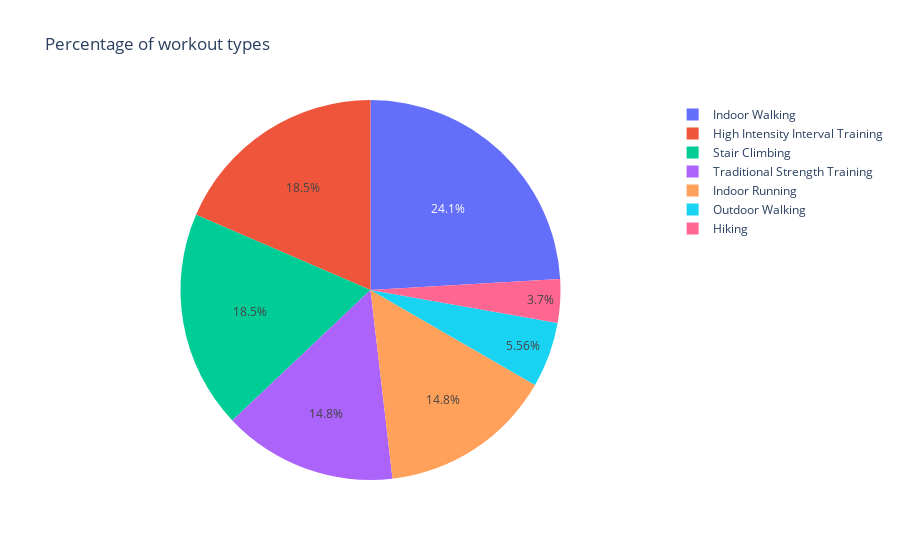

The code cell stored with this chart in its notebook:
### Markdown cell above
Visualizing perecentage of the different workout types

### Code cell
fig = px.pie(new_workouts, names='Type', title='Percentage of workout types')
fig.show()

### Figure 1 — Plotly figure (JSON) as saved in the notebook; plotly's stock layout.template omitted (floating-point values rounded to 4 significant figures)
{"data": [{"domain": {"x": [0, 1], "y": [0, 1]}, "hovertemplate": "Type=%{label}<extra></extra>", "labels": ["High Intensity Interval Training", "Stair Climbing", "Traditional Strength Training", "Indoor Walking", "Indoor Walking", "Outdoor Walking", "Stair Climbing", "Traditional Strength Training", "High Intensity Interval Training", "Indoor Walking", "Indoor Walking", "Indoor Walking", "High Intensity Interval Training", "Indoor Walking", "Outdoor Walking", "Indoor Walking", "Indoor Walking", "High Intensity Interval Training", "Indoor Walking", "Indoor Running", "Indoor Running", "Indoor Running", "Indoor Running", "Indoor Running", "Indoor Running", "Indoor Running", "High Intensity Interval Training", "Indoor Running", "Indoor Walking", "Indoor Walking", "Indoor Walking", "Stair Climbing", "Traditional Strength Training", "High Intensity Interval Training", "Hiking", "Hiking", "Stair Climbing", "Traditional Strength Training", "Outdoor Walking", "Stair Climbing", "Stair Climbing", "Traditional Strength Training", "High Intensity Interval Training", "Stair Climbing", "Traditional Strength Training", "Stair Climbing", "Traditional Strength Training", "Stair Climbing", "High Intensity Interval Training", "High Intensity Interval Training", "Stair Climbing", "Traditional Strength Training", "High Intensity Interval Training", "Indoor Walking"], "legendgroup": "", "name": "", "showlegend": true, "type": "pie"}], "layout": {"legend": {"tracegroupgap": 0}, "title": {"text": "Percentage of workout types"}}}
